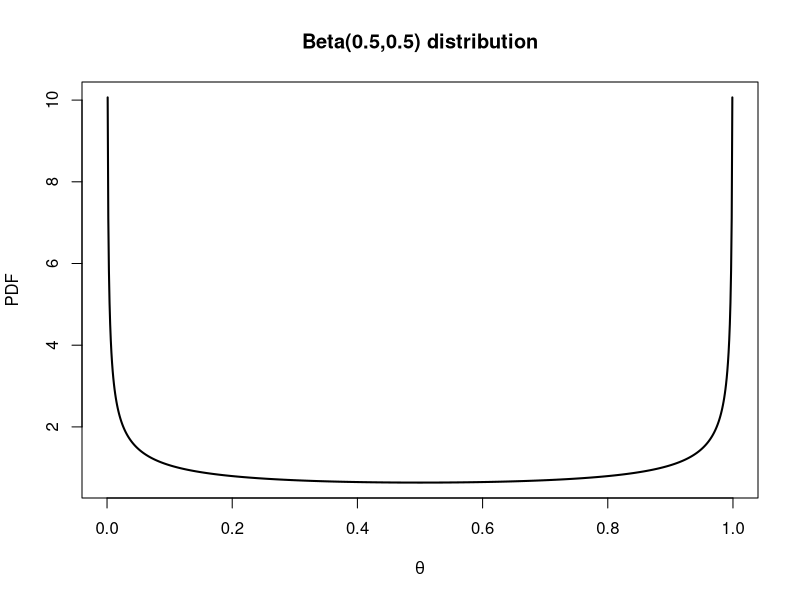

Generate this figure with R: (Note: a time limit stopped this script after it produced the figure.)
## ---- chunk 1
prob_y <- function(y, n, a, b) {
  # Calculate the probability of observing y responses in n trials
  # under a Beta-binomial model with Beta(a, b) prior.
  
  choose(n, y) * beta(y + a, n - y + b) / beta(a, b)
}

expected_sample_size <- function(lambda, gamma, n1, n2, a, b) {
  
  # Calculate the expected sample size of a BOP2 design defined by its 
  # decision rule parameters (lambda, gamma), sample size parameters 
  # (n1, n2), and prior distribution parameters (a, b)
  
  # Threshold to determine progression.
  C1 <- 1 - lambda * (n1 / n2)^gamma
  
  # Vector of possible stage 1 outcomes.
  y_1s <- 0:n1
  
  # Vector of corresponding progression decisions.
  stops <- pbeta(0.5, y_1s + a, n1 - y_1s + b) > C1
  
  # Calculate the probability of each outcome.
  y_1_probs <- prob_y(y_1s, n1, a, b)
  
  return(sum(n1 * stops * y_1_probs + n2 * (!stops) * y_1_probs))
}
## ---- chunk 2
test_prob_y <- function(a, b) {
  # Check that the probabilities sum to 1.
  n <- 30
  s <- sum(prob_y(0:n, n, a, b))
  return(all.equal(s, 1))
}

test_prob_y(a = 0.5, b = 0.5)
## ---- chunk 3
prob_y1_and_y2 <- function(y_1, y_2, n1, n2, theta) {
  
  # Calculate the probability of observing y_1 and y_2 given theta.
  dbinom(y_1, n1, theta)*dbinom(y_2, n2 - n1, theta)
}

error_rates <- function(lambda, gamma, n1, n2, a, b) {
  
  # Calculate the type I and II error rates of a BOP2 design defined 
  # by its decision rule parameters (lambda, gamma), sample size 
  # parameters (n1, n2), and prior distribution parameters (a, b).
  
  # Thresholds to determine progression.
  C1 <- 1 - lambda * (n1 / n2)^gamma
  C2 <- 1 - lambda * (n2 / n2)^gamma
  
  # Matrix of possible successes in stage 1 and 2.
  ys <- expand.grid(y_1 = 0:n1, y_2 = 0:(n2 - n1))
  
  # Vectors of corresponding progression decisions at stage 1 and 2.
  go_1 <- pbeta(0.5, ys$y_1 + a, n1 - ys$y_1 + b) < C1
  go_2 <- pbeta(0.5, ys$y_1 + ys$y_2 + a, n2 - ys$y_1 - ys$y_2 + b) < C2
  
  # Vectors of overall progression decisions.
  go_tI <- go_1 & go_2
  go_tII <- !go_1 | !go_2
  
  # Calculate the probability of each outcome.
  probs_tI <- prob_y1_and_y2(ys$y_1, ys$y_2, n1, n2, 0.5)
  probs_tII <- prob_y1_and_y2(ys$y_1, ys$y_2, n1, n2, 0.7)
  
  # Calculate the type I and type II error rates.
  type_I <- sum(go_tI*probs_tI)
  type_II <- sum(go_tII*probs_tII)
  
  return(c(type_I,type_II))
}
## ---- chunk 4
BOP2optim <- function(a, b){
  
  # Minimise the expected sample size of a BOP2 design subject to the
  # type I error rate being at most 0.05 and the type II error rate       # being at most 0.2 using a grid search.
  
  # Create a grid of possible parameter values.
  grid <- expand.grid(lambda = seq(0,1,0.05), gamma = seq(0.05,2,0.05), n1 = seq(4, 20, 4), n2 = seq(5, 80, 5))
  grid <- grid[grid$n1<=grid$n2,]
  
  # Initialise vectors.
  res <- c(max(grid[,4]),0,0)
  
  # Search over the grid for the minimum expected sample size and record   # the corresponding parameters.
  for(i in 1:nrow(grid)){
    exp_s_s <- expected_sample_size(grid[i,1],grid[i,2],grid[i,3],grid[i,4], a = a, b = b)
    err_rts <- error_rates(grid[i,1],grid[i,2],grid[i,3],grid[i,4], a = a, b = b)
    if(exp_s_s < res[1] & err_rts[1] <= 0.05 & err_rts[2] <= 0.2){
      res <- c(exp_s_s,err_rts[1],err_rts[2])
      val <- grid[i,]
    }
  }
  
  # Return the minimised expected sample size, error rates and            # corresponding parameters.
  print(val)
  print(res)
}

# Optimise the BOP2 design when a = 0.5 and b = 0.5, and record the time # elapsed.
ptm <- proc.time()
BOP2optim(a = 0.5, b = 0.5)
proc.time() - ptm
## ---- chunk 5
x <- seq(0, 1, length = 1000)
y <- dbeta(x, shape1 = 0.5, shape2 = 0.5)
plot(x, y, type = "l", xlab = expression(theta), ylab = "PDF", main = 'Beta(0.5,0.5) distribution', lwd = 2)
## ---- chunk 6
x <- seq(0, 1, length.out = 1000)
plot(x, dbeta(x, 2, 5), type = "l", col = "blue", lwd = 2, 
     xlab = expression(theta), ylab = "PDF", 
     main = "Beta(2,5) and Beta(5,2) distributions")
lines(x, dbeta(x, 5, 2), type = "l", col = "red", lwd = 2)
legend("topright", lwd = 2, col = c("blue", "red"),
       legend = c("Case 1 - Beta(2,5)", "Case 2 - Beta(5,2)"))
## ---- chunk 7
BOP2optim(a = 2, b = 5)
## ---- chunk 8
BOP2optim(a = 5, b = 2)
